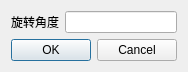
<?xml version="1.0" encoding="UTF-8"?>
<ui version="4.0">
 <class>RotateDialog</class>
 <widget class="QDialog" name="RotateDialog">
  <property name="geometry">
   <rect>
    <x>0</x>
    <y>0</y>
    <width>174</width>
    <height>70</height>
   </rect>
  </property>
  <property name="windowTitle">
   <string>旋转对象</string>
  </property>
  <layout class="QVBoxLayout" name="verticalLayout">
   <item>
    <layout class="QHBoxLayout" name="horizontalLayout">
     <item>
      <widget class="QLabel" name="label">
       <property name="text">
        <string>旋转角度</string>
       </property>
      </widget>
     </item>
     <item>
      <widget class="QLineEdit" name="lineEdit"/>
     </item>
    </layout>
   </item>
   <item>
    <widget class="QDialogButtonBox" name="buttonBox">
     <property name="orientation">
      <enum>Qt::Horizontal</enum>
     </property>
     <property name="standardButtons">
      <set>QDialogButtonBox::Cancel|QDialogButtonBox::Ok</set>
     </property>
    </widget>
   </item>
  </layout>
 </widget>
 <resources/>
 <connections>
  <connection>
   <sender>buttonBox</sender>
   <signal>accepted()</signal>
   <receiver>RotateDialog</receiver>
   <slot>accept()</slot>
   <hints>
    <hint type="sourcelabel">
     <x>248</x>
     <y>254</y>
    </hint>
    <hint type="destinationlabel">
     <x>157</x>
     <y>274</y>
    </hint>
   </hints>
  </connection>
  <connection>
   <sender>buttonBox</sender>
   <signal>rejected()</signal>
   <receiver>RotateDialog</receiver>
   <slot>reject()</slot>
   <hints>
    <hint type="sourcelabel">
     <x>316</x>
     <y>260</y>
    </hint>
    <hint type="destinationlabel">
     <x>286</x>
     <y>274</y>
    </hint>
   </hints>
  </connection>
 </connections>
</ui>
